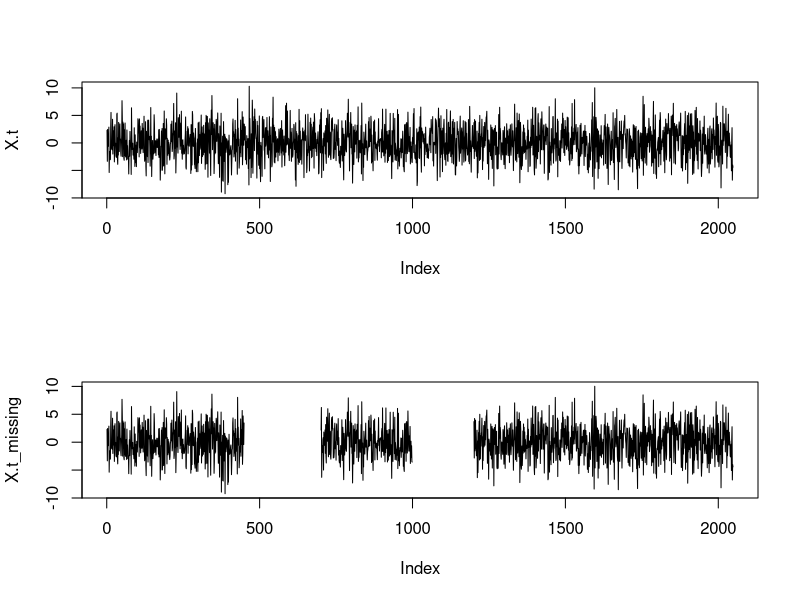
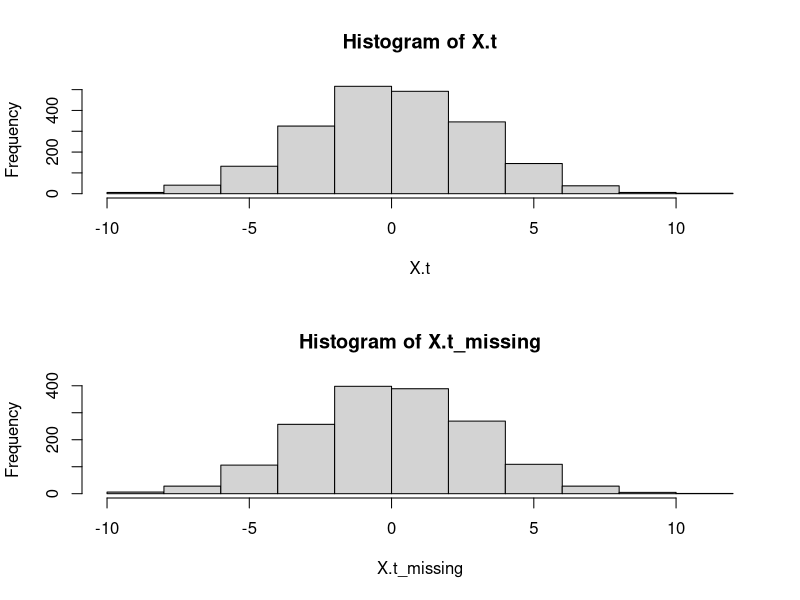
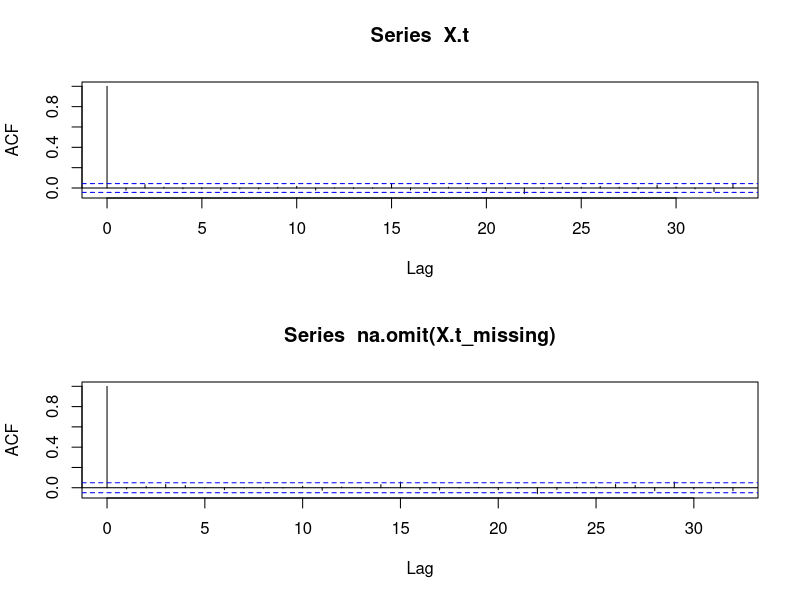

Write the R code that produced these figures, in order. (Note: this script raises an error after producing the figures.)
########## Method Comparison ###############
## This script compares the traditional   ##
## AVAR methods of analysis with spectral ##
## approach and includes some EDA tools   ##
############################################
library(purrr) #discrete uniform dist.
library(tidyverse)

#create data
N <-  2048
X.t <- X.t_missing <-  rnorm(N, mean = 0, sd = 3)
#create data with gaps

###random gaps#####
###set.seed(20)
###endpoints <- sort(rdunif(4,2048,1))

###placed gaps####
endpoints <- c(450,700,1000,1200)


X.t_missing[c(endpoints[1]:endpoints[2], endpoints[3]:endpoints[4])] <- NA


#look at the data
par(mfrow = c(2,1))
plot(X.t, type = "l")
plot(X.t_missing, type = "l")


#### EDA on X.t and X.t_missing ####

#histogram
hist(X.t)
hist(X.t_missing)

#still looks normally distributed
acf(X.t)
acf(na.omit(X.t_missing))



############# Two Sample Variance Methods  ####################
### **see steps in google drive file and add here when ready** ####

#calculate AVAR of X.t without any missing data
AVAR.WN <- getAvars(N,X.t)

plot(log10(AVAR.WN$avarRes$taus), log10(AVAR.WN$avarRes$avars), ylab = "log10(AVAR)", xlab = "log10(tau)",pch = 19 )

#calculate AVAR of X.t with missing gaps, pushed together
AVAR.WN_missing <- getAvars(length(na.omit(X.t_missing)),na.omit(X.t_missing)) #1435 data points

points(log10(AVAR.WN_missing$avarRes$taus), log10(AVAR.WN_missing$avarRes$avars), col = "red", xlab = "log10(AVAR)", ylab = "log10(tau)",pch = 19  )



############# Multitaper Spectral Estimate (MTSE)  ###############
### **see steps in google drive file and add here when ready** ####

###########################################################
##### calculate MTSE for X.t without any missing data #####
###########################################################

f.nyquist <- 1/2
N.prime <- N
f.j.prime <- seq(0,f.nyquist, length.out = N)
X.tilde.prime <- X.t


#function to create taper h'_k,N,t
h.k.prime <- function(k,N,N.prime){
  t <- 0:(N-1)
  h.k.N <- (2/(N+1))^(1/2)*sin((k + 1)*pi*(t + 1)/(N + 1)) #value of h' taper for t = 0, .., N-1
  if(N.prime > N){
    return(c(h.k.N, rep(0, times = N.prime-N)))#add in the 0's to pad the end to get up to 4096
  }
  else{
    return(h.k.N)
  }
}

plot(h.k.prime(k = 0, N = 4000, N.prime = 4096), type = "l") #look at taper for k = 0 with zero padding
plot(h.k.prime(k = 1, N = 4000, N.prime = 4096), type = "l") #look at taper for k = 1 with zero padding


#building multitaper S_x(f) estimator
t <- 0:(N.prime-1)
S.x.hat <- rep(NA, times = N.prime) #where S_x.hat(f'_j) will be saved

for(j in 0:(N.prime-1)){
  k.vec <- rep(NA,times = 6)
  for(k in 0:5){
    W.t <- h.k.prime(k = k, N=N, N.prime = N.prime)*X.tilde.prime
    inner.sum <- sum(W.t*exp(-complex(real = 0, imaginary = 1)*2*pi*t*j/N.prime))
    k.vec[k + 1] <- abs(inner.sum)^2
  }
  S.x.hat[j+1] <- (1/length(k.vec))*sum(k.vec)
}

plot(log10(f.j.prime), log10(S.x.hat), type = "l") #plot of multitaper spectral estimator
abline(h = 0)



##Calculate \int_{-f_N}^{f_N} S.x.hat(f)df to get a variance estimate
delta.f <- f.j.prime[2] - f.j.prime[1]

sqrt(2*delta.f*sum(na.omit(S.x.hat)))


###########################################################
#####     calculate MTSE for X.t with missing data    #####
###########################################################

#create missing data tapers

t.n <- 1:N
t.n[c(endpoints[1]:endpoints[2], endpoints[3]:endpoints[4])] <- NA
NW <- 7
W <- NW/length(t.n)
dist.mat <- rdist(t.n)
K = 6 #number of sequences we want

#create the A' matrix (Chave 2019 equation (22))
A.prime <- (1/(pi*dist.mat))*sin(2*pi*W*dist.mat)
A.prime[row(A.prime) == col(A.prime)] <- W*2
eigdec <- eigs_sym(A.prime, k = K, which = "LM")


eig_vecs <- eigdec$vectors #get only the vectors

#some sign maintenance
    for(i in seq(1,K,by = 2)){
      if (mean(Re(eig_vecs[,i]))<0){
        eig_vecs[,i] <- -eig_vecs[,i]
      }
    }
    
    for(i in seq(2,K-1,by = 2)){
      if (Re(eig_vecs[2,i] - eig_vecs[1,i])<0){
        eig_vecs[,i] <- -eig_vecs[,i]
      }
    }

##plot the tapers
colors = c("blue", "red", "green", "magenta", "cyan")
k = 0
s = 1
mdss <- eig_vecs[,s]
mdss_long <- X.t_missing #this contains NAs in the correct spots
mdss_long[!is.na(mdss_long)] <- mdss

plot(mdss_long,type = "l",col = colors[1]) #sign(sum(mdss1))*

for(i in 2:6){
  mdss <- eig_vecs[,i] #uk.mat$u[,i]#
  mdss_long <- X.t_missing #this contains NAs in the correct spots
  mdss_long[!is.na(mdss_long)] <- mdss
  lines(mdss_long,type = "l",col = colors[i-5*k])
}


##use tapers to generate spectral estimate
N.short <- floor(length(t.n)/2)
S.x.hat_MD <- rep(NA, times = N)

for(j in 0:(N.prime-1)){
  k.vec <- rep(NA,times = 6)
  for(k in 0:5){
    v_k <- insert(eig_vecs[,k+1], ats=c(rep(endpoints[1], times = endpoints[2] - endpoints[1] + 1),rep(endpoints[3], times = endpoints[4] - endpoints[3] + 1)))
    W.t <- v_k*X.t_missing
    inner.sum <- sum(W.t*exp(-complex(real = 0, imaginary = 1)*2*pi*t.n*j/N.prime), na.rm = TRUE)
    k.vec[k + 1] <- abs(inner.sum)^2
  }
  S.x.hat_MD[j+1] <- mean(k.vec)
}

freqs <- seq(0,f.nyquist, length.out = N)
lines(log10(freqs), log10(S.x.hat_MD), type = "l", col = "red") #plot of multitaper spectral estimator
plot(freqs, S.x.hat_MD, type = "l") #plot of multitaper spectral estimator

S.x.hat_MD <- rep(NA, times = N)

#for(j in 0:(N-1)){
j = 0
  k.vec <- rep(NA,times = 6)
  #for(k in 0:5){
    k = 0
    v_k <- insert(eig_vecs[,k+1], ats=c(rep(endpoints[1], times = endpoints[2] - endpoints[1] + 1),rep(endpoints[3], times = endpoints[4] - endpoints[3] + 1)))
    W.t <- v_k*X.t_missing
    inner.sum <- sum(W.t*exp(-complex(real = 0, imaginary = 1)*2*pi*t.n*j/N), na.rm = TRUE)
    k.vec[k + 1] <- abs(inner.sum)^2
  #}
  S.x.hat_MD[j+1] <- mean(k.vec)
#}




############# MTSE for different W and K ##############





